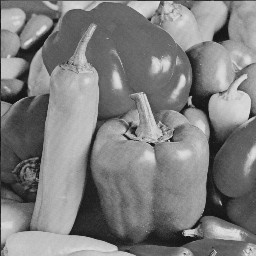
%> input picture HW5/pepper.jpg, 256 x 256 px
$ octave Q8a.m   (GNU Octave 9; MATLAB toolbox functions it lacks are replaced by stand-ins)
%> lines starting %> are read from the running program, lines starting %| are printed output that depends on the picture
clear all
x = double(imread('pepper.jpg'));
%> x: size 256x256 double; min 17, max 224, mean 126.5; mean of the top-left, top-right, bottom-left and bottom-right quarters 125.1, 140.4, 126.5, 113.9
tic
y = wavedbc10(x);
toc
L = size(y, 2)/4;
x1L = y(:, 1:L); x1H1 = y(:, L+1:2*L); x1H2 = y(:, 2*L+1:3*L); x1H3 = y(:, 3*L+1:4*L);
figure(1);
colormap(gray(256));
image(x);
hold on;
figure(2);
colormap(gray(256));
subplot(2, 2, 1);
image(x1L./sqrt(2));
hold on;
subplot(2, 2, 3);
image(x1H1.*5);
hold on;
subplot(2, 2, 2);
image(x1H2.*5);
hold on;
subplot(2, 2, 4);
image(x1H3.*10);
hold on;

function y = wavedbc10(x);
%Step1: to set g[n] and h[n]
g = [0.0033 -0.0126 -0.0062 0.0776 -0.0322 -0.2423 0.1384 0.7243 0.6038 0.1601];
gT = transpose(g);
h = [0.1601 -0.6038 0.7243 -0.1384 -0.2423 0.0322 0.0776 0.0062 -0.0126 -0.0033];
hT = transpose(h);
%Step2: to compute v1L[m,n] and v1H[m,n]
xg = conv2(g, x);
xgT = transpose(xg);
v1L = transpose(downsample(xgT, 2));
xh=conv2(h, x);
xhT = transpose(xh);
v1H = transpose(downsample(xhT, 2));

%Step 3: to compute x1L[m,n] and x1H1[m,n]
v1Lg = conv2(gT, v1L);
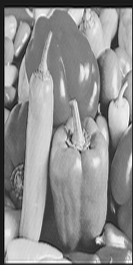
%> v1Lg: size 265x133 double; min -57.9, max 471, mean 235.2; drawn with min black and max white
x1L = downsample(v1Lg, 2);
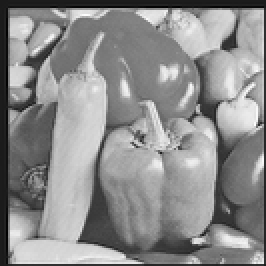
%> x1L: size 133x133 double (shown 2 times larger); min -57.9, max 471, mean 234.3; drawn with min black and max white
v1Lh = conv2(hT, v1L);
x1H1 = downsample(v1Lh, 2);
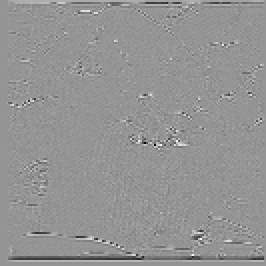
%> x1H1: size 133x133 double (shown 2 times larger); min -128.8, max 91.74, mean -0.6; drawn with min black and max white

%Step 4: to compute x1H2[m,n] and x1H3[m,n]
v1Hg = conv2(gT, v1H);
x1H2 = downsample(v1Hg, 2);
v1Hh = conv2(hT, v1H);
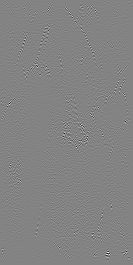
%> v1Hh: size 265x133 double; min -73.2, max 68.87, mean 0; drawn with min black and max white
x1H3 = downsample(v1Hh, 2);
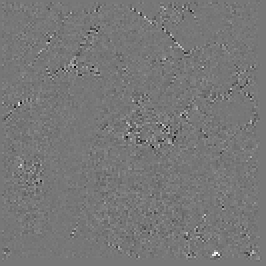
%> x1H3: size 133x133 double (shown 2 times larger); min -60.86, max 68.87, mean 0; drawn with min black and max white
y = [x1L, x1H1, x1H2, x1H3];
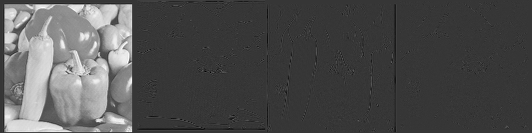
%> y: size 133x532 double; min -128.8, max 471, mean 58.3; drawn with min black and max white
%> `image(x1H3.*10);`:
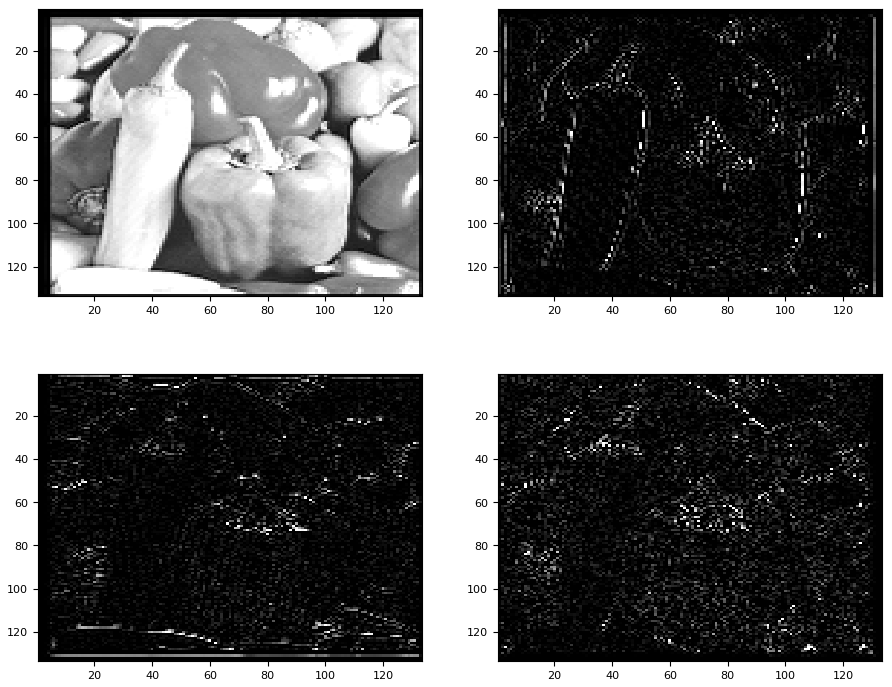
%> figure redrawn from the program's plot data, 4 panels
end
